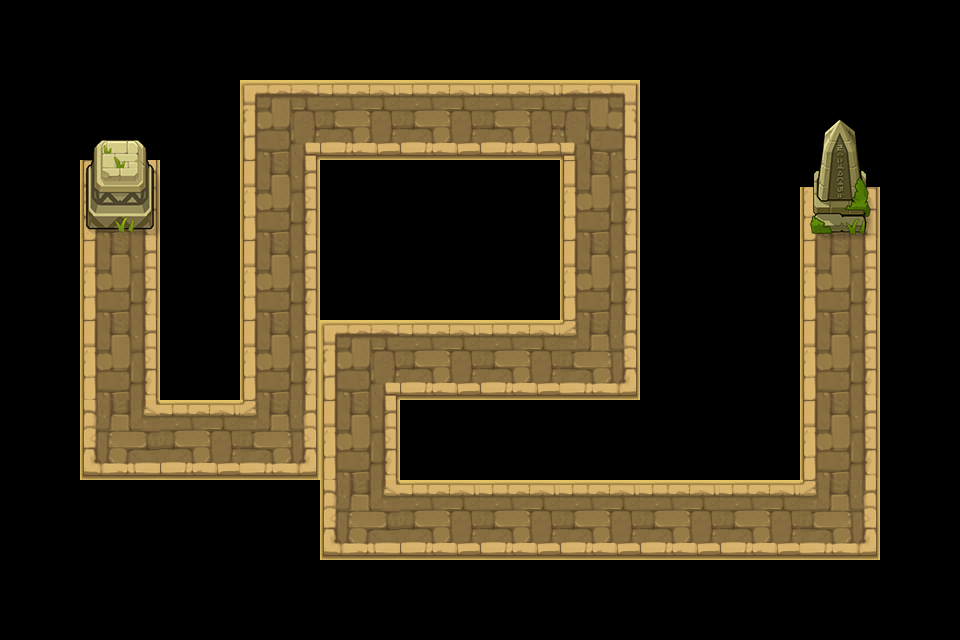

Below is a game level as drawn by its tile map, then a one-line description and the .tmx that defines it (tile-layer data replaced by summaries):
An orthogonal 12x8 tile map with 80x80 px tiles, 2 tile layers (road, object) and 17 objects (P0, P1, P2, P3, P4, ...).

<map version="1.0" tiledversion="1.0.3" orientation="orthogonal" renderorder="right-down" width="12" height="8" tilewidth="80" tileheight="80" nextobjectid="19">
 <tileset firstgid="1" name="chengshi" tilewidth="80" tileheight="80" tilecount="15" columns="5">
  <image source="chengshi.png" width="400" height="240" />
 </tileset>
 <layer name="road" width="12" height="8">
  <data>[96 cells, 32 non-empty, 7 distinct tile ids]</data>
 </layer>
 <layer name="object" width="12" height="8">
  <data>[96 cells, 4 non-empty, 4 distinct tile ids]</data>
 </layer>
 <objectgroup name="path" visible="0">
  <object id="1" name="P0" x="120" y="240" />
  <object id="2" name="P1" x="120" y="440" />
  <object id="3" name="P2" x="280" y="440" />
  <object id="4" name="P3" x="280" y="120" />
  <object id="5" name="P4" x="600" y="120" />
  <object id="6" name="P5" x="600" y="360" />
  <object id="7" name="P6" x="360" y="360" />
  <object id="8" name="P7" x="360" y="520" />
  <object id="9" name="P8" x="840" y="520" />
  <object id="10" name="P9" x="840" y="240" />
  <object id="11" name="O0" x="0" y="80" width="80" height="400" />
  <object id="12" name="O1" x="160" y="80" width="80" height="320" />
  <object id="13" name="O2" x="80" y="480" width="240" height="80" />
  <object id="14" name="O3" x="320" y="160" width="240" height="160" />
  <object id="15" name="O4" x="400" y="400" width="240" height="80" />
  <object id="16" name="O5" x="640" y="80" width="160" height="400" />
  <object id="17" name="O6" x="880" y="80" width="80" height="400" />
 </objectgroup>
</map>
